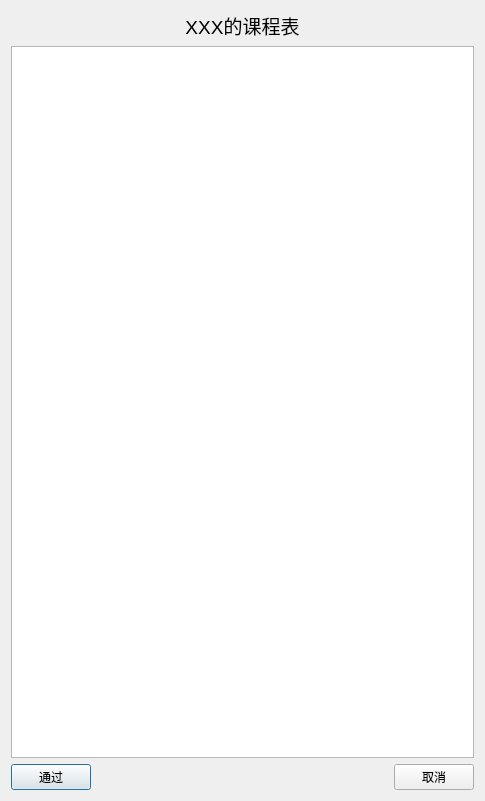
<?xml version="1.0" encoding="UTF-8"?>
<ui version="4.0">
 <class>classTable</class>
 <widget class="QDialog" name="classTable">
  <property name="geometry">
   <rect>
    <x>0</x>
    <y>0</y>
    <width>485</width>
    <height>801</height>
   </rect>
  </property>
  <property name="windowTitle">
   <string>classTable</string>
  </property>
  <layout class="QGridLayout" name="gridLayout">
   <item row="0" column="0">
    <widget class="QLabel" name="label_2">
     <property name="font">
      <font>
       <pointsize>14</pointsize>
       <bold>false</bold>
      </font>
     </property>
     <property name="text">
      <string>XXX的课程表</string>
     </property>
     <property name="alignment">
      <set>Qt::AlignCenter</set>
     </property>
     <property name="margin">
      <number>5</number>
     </property>
    </widget>
   </item>
   <item row="1" column="0">
    <widget class="QTableWidget" name="tableWidget"/>
   </item>
   <item row="2" column="0">
    <layout class="QHBoxLayout" name="horizontalLayout">
     <item>
      <widget class="QPushButton" name="btnClassTableAccept">
       <property name="text">
        <string>通过</string>
       </property>
      </widget>
     </item>
     <item>
      <spacer name="horizontalSpacer">
       <property name="orientation">
        <enum>Qt::Horizontal</enum>
       </property>
       <property name="sizeHint" stdset="0">
        <size>
         <width>40</width>
         <height>20</height>
        </size>
       </property>
      </spacer>
     </item>
     <item>
      <widget class="QPushButton" name="btnClassTableEdit">
       <property name="text">
        <string>取消</string>
       </property>
      </widget>
     </item>
    </layout>
   </item>
  </layout>
 </widget>
 <resources/>
 <connections/>
</ui>
